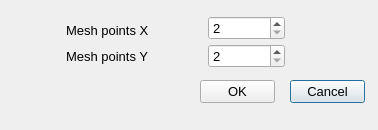
<?xml version="1.0" encoding="UTF-8"?>
<ui version="4.0">
 <class>PatchTriangulate_Dialog</class>
 <widget class="QDialog" name="PatchTriangulate_Dialog">
  <property name="geometry">
   <rect>
    <x>0</x>
    <y>0</y>
    <width>378</width>
    <height>130</height>
   </rect>
  </property>
  <property name="minimumSize">
   <size>
    <width>378</width>
    <height>130</height>
   </size>
  </property>
  <property name="maximumSize">
   <size>
    <width>378</width>
    <height>130</height>
   </size>
  </property>
  <property name="font">
   <font>
    <pointsize>10</pointsize>
   </font>
  </property>
  <property name="windowTitle">
   <string>Triangulate Surface Options</string>
  </property>
  <widget class="QPushButton" name="_2">
   <property name="geometry">
    <rect>
     <x>290</x>
     <y>80</y>
     <width>75</width>
     <height>23</height>
    </rect>
   </property>
   <property name="text">
    <string>Cancel</string>
   </property>
  </widget>
  <widget class="QPushButton" name="_1">
   <property name="geometry">
    <rect>
     <x>200</x>
     <y>80</y>
     <width>75</width>
     <height>23</height>
    </rect>
   </property>
   <property name="text">
    <string>OK</string>
   </property>
  </widget>
  <widget class="QLabel" name="label_7">
   <property name="geometry">
    <rect>
     <x>66</x>
     <y>20</y>
     <width>141</width>
     <height>20</height>
    </rect>
   </property>
   <property name="font">
    <font>
     <pointsize>10</pointsize>
    </font>
   </property>
   <property name="text">
    <string>Mesh points X</string>
   </property>
  </widget>
  <widget class="QLabel" name="label_8">
   <property name="geometry">
    <rect>
     <x>66</x>
     <y>46</y>
     <width>141</width>
     <height>20</height>
    </rect>
   </property>
   <property name="font">
    <font>
     <pointsize>10</pointsize>
    </font>
   </property>
   <property name="text">
    <string>Mesh points Y</string>
   </property>
  </widget>
  <widget class="QSpinBox" name="_100">
   <property name="geometry">
    <rect>
     <x>208</x>
     <y>16</y>
     <width>77</width>
     <height>24</height>
    </rect>
   </property>
   <property name="minimum">
    <number>2</number>
   </property>
   <property name="maximum">
    <number>1000</number>
   </property>
   <property name="singleStep">
    <number>1</number>
   </property>
  </widget>
  <widget class="QSpinBox" name="_101">
   <property name="geometry">
    <rect>
     <x>208</x>
     <y>44</y>
     <width>77</width>
     <height>24</height>
    </rect>
   </property>
   <property name="minimum">
    <number>2</number>
   </property>
   <property name="maximum">
    <number>1000</number>
   </property>
  </widget>
 </widget>
 <resources/>
 <connections/>
</ui>
